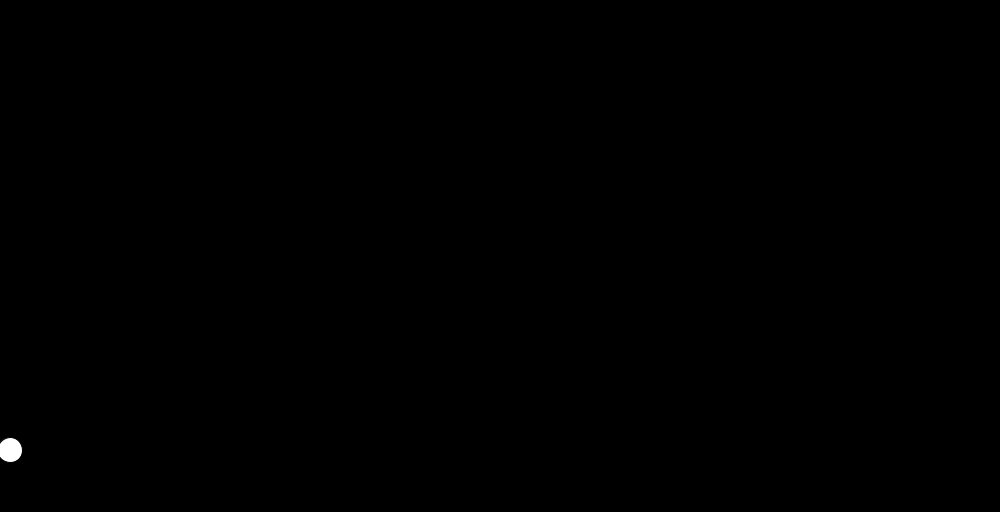
Frame 1 (no input)
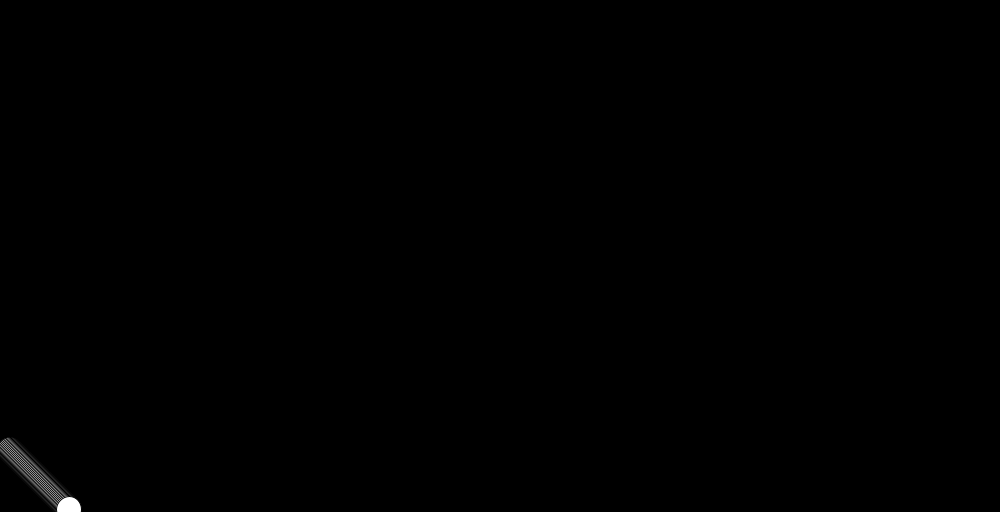
Frame 60 (the mouse pressed at the canvas centre just before this capture)
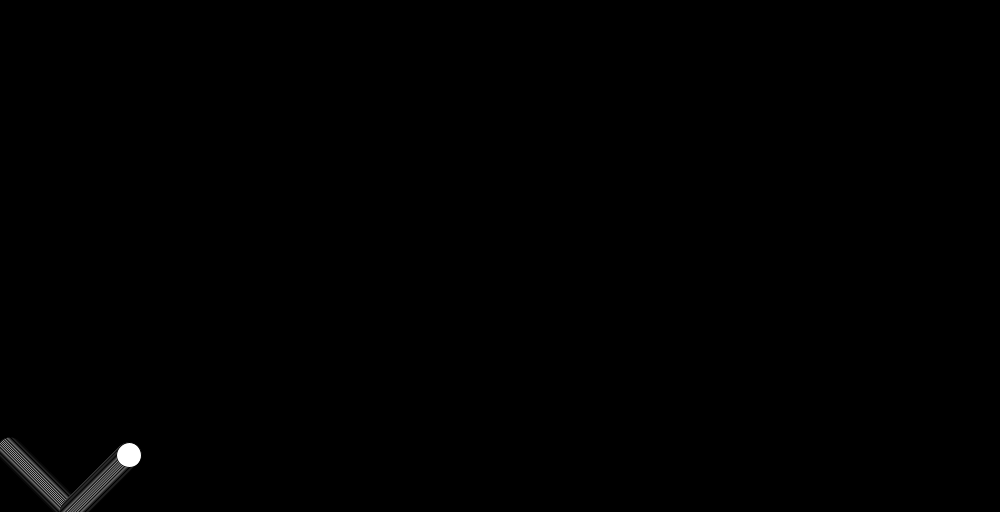
Frame 120 (the mouse held since frame 60 and released just before this capture)

The Processing sketch that drew these frames (run headless with seeded random() and noise(); from frame 60 on, the mouse is pressed at the canvas centre):

// Processing sketch: Question2
// ── Question2.pde
float currentX;
float currentY;
int directionX; 
int directionY; 

void setup() {
    size(1000, 512);
    directionX = 1;
    directionY = 1;
    currentX = 10;
    currentY = 450;
    frameRate(500);
    background(0);
}

void draw() {
  

    ellipse(currentX, currentY, 25, 25);

    if ((currentY == 0) || (currentY == height))
    {
        if ( ( (currentX == 0) || (currentX == width) ) ) 
        {
            reverseDirectionX();
        }
        
        reverseDirectionY();
    }

    else if ( ( (currentX == 0) || (currentX == width) ) ) 
    {
        if ((currentY == 0) || (currentY == height))
        {
            reverseDirectionY();
        }

        reverseDirectionX();
    }

        movement();
}

void reverseDirectionX( )
{
    directionX = directionX * -1;
}

void reverseDirectionY( )
{
    directionY = directionY * -1;
}


void movement()
{
     
    currentX += (1 * directionX);
    currentY = currentY + (1 * directionY);
}
